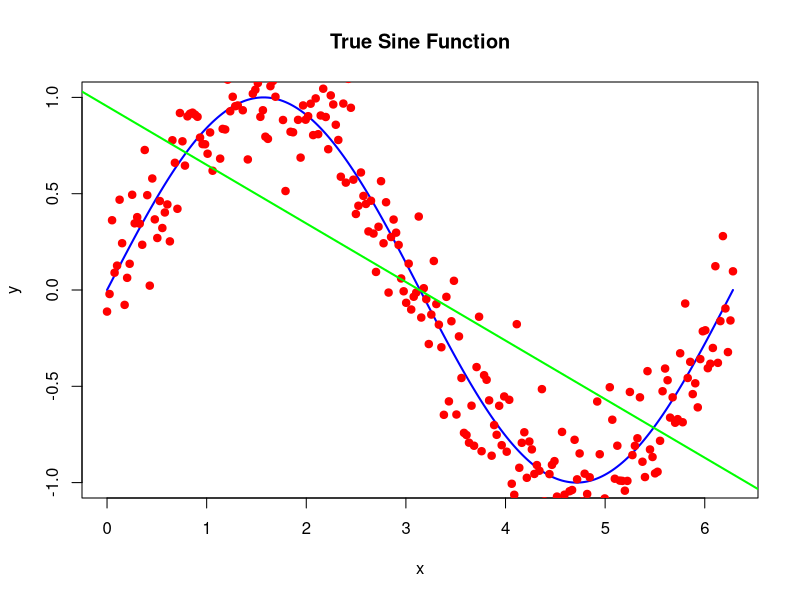
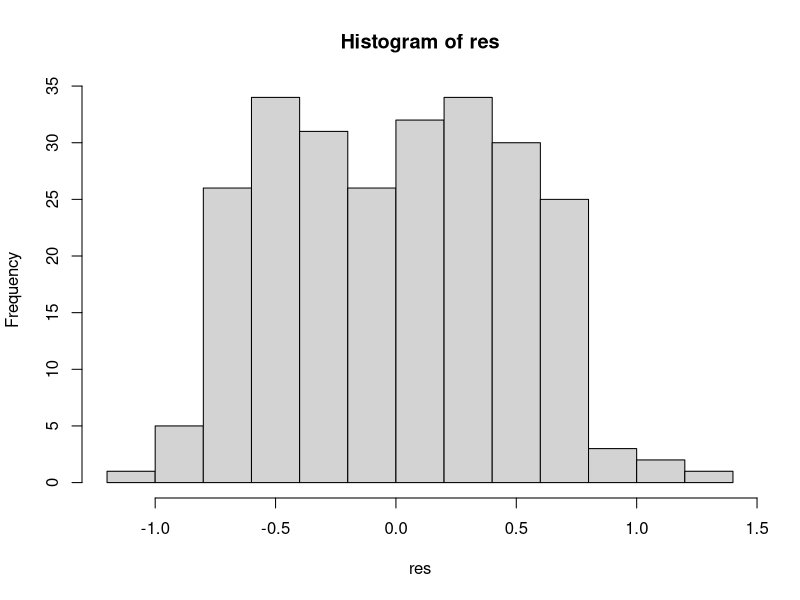
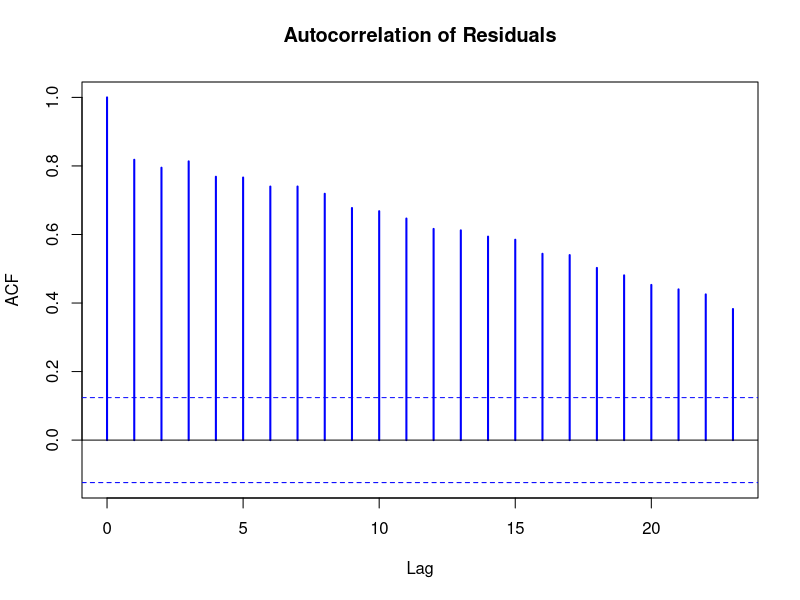

These charts were generated, in order, by the following R code:
set.seed(123)

# Generate data from a sine function
x <- seq(0, 2 * pi, length.out = 250)       # Predictor variable
true_y <- sin(x)                            # True values based on sine function

plot(x, true_y, type = "l", col = "blue", lwd = 2, 
     xlab = "x", ylab = "y", main = "True Sine Function")

# Add noise to simulate observed data
noise <- rnorm(length(x), mean = 0, sd = 0.2)
observed_y <- true_y + noise                # Observed response variable

points(x, observed_y, col = "red", pch = 19)

# Perform a simple linear regression with intercept
linear_model <- lm(observed_y ~ x)

# Display summary of the model
#summary(linear_model)

# add regression line 
abline(linear_model, col = "green", lwd = 2)

res <- residuals(linear_model)
hist(res)

# Extract residuals
res <- residuals(linear_model) # difference between red points and green line

# Autocorrelation function (ACF) plot
acf(res, main = "Autocorrelation of Residuals", col = "blue", lwd = 2)
# -> residuals are not uncorrelated with their neighbors -> they cannot
# be stochatically independent! 
